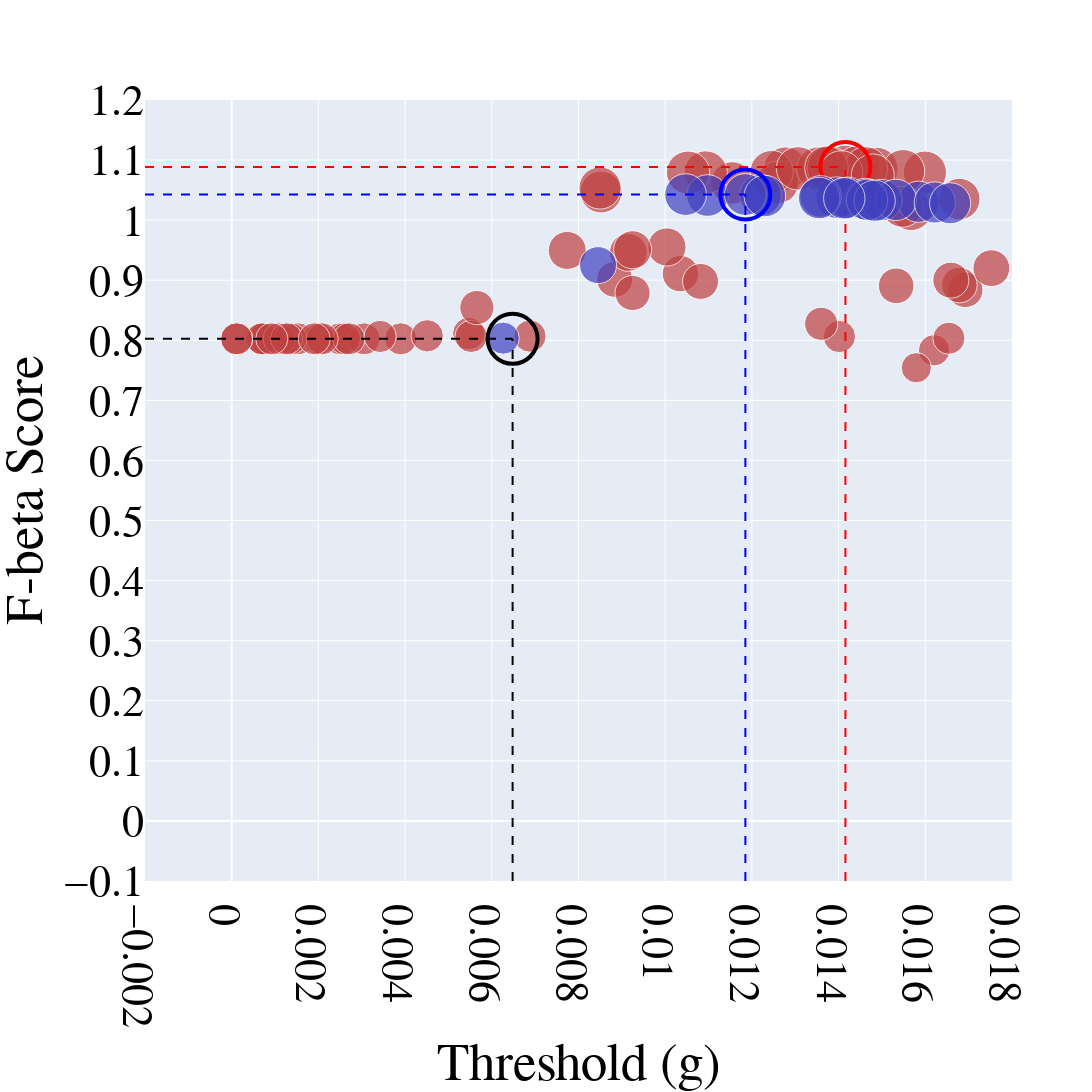

The notebook cell saved with this chart:
### Code cell
import plotly.graph_objects as go
import numpy as np

# Function to map a value in [1, 65] to a saturation percentage between 30% and 100%
def value_to_saturation(val, min_val=1, max_val=65, min_sat=0.5, max_sat=1.0, gamma=2):
    norm = (val - min_val) / (max_val - min_val)
    sat = min_sat + (norm ** gamma) * (max_sat - min_sat)
    return round(sat * 100, 1)

# For R_PRE (red)
colors_red = [f'hsl(0, {value_to_saturation(val)}%, 50%)' for val in R_PRE[:, 2]]
max_idx_pre = np.argmax(R_PRE[:, 2])

# For R_ONB (blue)
colors_blue = [f'hsl(240, {value_to_saturation(val)}%, 50%)' for val in R_ONB[:, 2]]
max_idx_onb = np.argmax(R_ONB[:, 2])

# Font customization variables
font_family = "Times New Roman"
font_size = 44
font_color = "black"

# Create figure object
fig = go.Figure()

# Add first dataset R_PRE (red)
fig.add_trace(go.Scatter(
    x=R_PRE[:, 0],
    y=R_PRE[:, 2],
    mode='markers',
    marker=dict(
        size=R_PRE[:, 2] * 40,
        color=colors_red
    ),
    name='R_PRE'
))

# Highlight maximum value in R_PRE with a red hollow circle and vertical/horizontal lines
fig.add_trace(go.Scatter(
    x=[R_PRE[max_idx_pre, 0]],
    y=[R_PRE[max_idx_pre, 2]],
    mode='markers',
    marker=dict(
        size=50,
        color='rgba(255, 0, 0, 0)',
        line=dict(color='red', width=4)
    ),
    name='Max R_PRE'
))

fig.add_trace(go.Scatter(
    x=[R_PRE[max_idx_pre, 0], R_PRE[max_idx_pre, 0]],
    y=[-0.1, R_PRE[max_idx_pre, 2]],
    mode='lines',
    line=dict(color='red', width=2, dash='dash'),
    showlegend=False
))

fig.add_trace(go.Scatter(
    x=[-0.002, R_PRE[max_idx_pre, 0]],
    y=[R_PRE[max_idx_pre, 2], R_PRE[max_idx_pre, 2]],
    mode='lines',
    line=dict(color='red', width=2, dash='dash'),
    showlegend=False
))

# Add second dataset R_ONB (blue)
fig.add_trace(go.Scatter(
    x=R_ONB[:, 0],
    y=R_ONB[:, 2],
    mode='markers',
    marker=dict(
        size=R_ONB[:, 2] * 40,
        color=colors_blue
    ),
    name='R_ONB'
))

# Highlight maximum value in R_ONB with a blue hollow circle and vertical/horizontal lines
fig.add_trace(go.Scatter(
    x=[R_ONB[max_idx_onb, 0]],
    y=[R_ONB[max_idx_onb, 2]],
    mode='markers',
    marker=dict(
        size=50,
        color='rgba(0, 0, 255, 0)',
        line=dict(color='blue', width=4)
    ),
    name='Max R_ONB'
))

fig.add_trace(go.Scatter(
    x=[R_ONB[max_idx_onb, 0], R_ONB[max_idx_onb, 0]],
    y=[-0.1, R_ONB[max_idx_onb, 2]],
    mode='lines',
    line=dict(color='blue', width=2, dash='dash'),
    showlegend=False
))

fig.add_trace(go.Scatter(
    x=[-0.002, R_ONB[max_idx_onb, 0]],
    y=[R_ONB[max_idx_onb, 2], R_ONB[max_idx_onb, 2]],
    mode='lines',
    line=dict(color='blue', width=2, dash='dash'),
    showlegend=False
))

# Add black hollow circle at (0.00648, 0.8025) with vertical and horizontal lines
fig.add_trace(go.Scatter(
    x=[0.00648],
    y=[0.8025],
    mode='markers',
    marker=dict(
        size=50,
        color='rgba(0, 0, 0, 0)',
        line=dict(color='black', width=4)
    ),
    name='Custom Point'
))

fig.add_trace(go.Scatter(
    x=[0.00648, 0.00648],
    y=[-0.1, 0.8025],
    mode='lines',
    line=dict(color='black', width=2, dash='dash'),
    showlegend=False
))

fig.add_trace(go.Scatter(
    x=[-0.002, 0.00648],
    y=[0.8025, 0.8025],
    mode='lines',
    line=dict(color='black', width=2, dash='dash'),
    showlegend=False
))

# Update overall layout
fig.update_layout(
    font=dict(
        family=font_family,
        size=font_size,
        color=font_color
    ),
    width=1600,
    height=1600,
    showlegend=False,
    xaxis_title="Threshold (g)",
    yaxis_title="F-beta Score"
)

fig.update_xaxes(
    range=[-0.002, 0.018],
    tick0=-0.002,       # Starting tick value on x-axis
    dtick=0.002,        # Interval between ticks on x-axis
    tickfont=dict(family=font_family, size=font_size, color=font_color)
)

fig.update_yaxes(
    range=[-0.1, 1.2],
    tick0=-0.1,         # Starting tick value on y-axis
    dtick=0.1,          # Interval between ticks on y-axis
    tickfont=dict(family=font_family, size=font_size, color=font_color)
)

fig.show()

### Figure 1 — Plotly figure (JSON) as saved in the notebook; plotly's stock layout.template omitted (floating-point values rounded to 4 significant figures)
{"data": [{"marker": {"color": ["hsl(0, 50.0%, 50%)", "hsl(0, 50.0%, 50%)", "hsl(0, 50.0%, 50%)", "hsl(0, 50.0%, 50%)", "hsl(0, 50.0%, 50%)", "hsl(0, 50.0%, 50%)", "hsl(0, 50.0%, 50%)", "hsl(0, 50.0%, 50%)", "hsl(0, 50.0%, 50%)", "hsl(0, 50.0%, 50%)", "hsl(0, 50.0%, 50%)", "hsl(0, 50.0%, 50%)", "hsl(0, 50.0%, 50%)", "hsl(0, 50.0%, 50%)", "hsl(0, 50.0%, 50%)", "hsl(0, 50.0%, 50%)", "hsl(0, 50.0%, 50%)", "hsl(0, 50.0%, 50%)", "hsl(0, 50.0%, 50%)", "hsl(0, 50.0%, 50%)", "hsl(0, 50.0%, 50%)", "hsl(0, 50.0%, 50%)", "hsl(0, 50.0%, 50%)", "hsl(0, 50.0%, 50%)", "hsl(0, 50.0%, 50%)", "hsl(0, 50.0%, 50%)", "hsl(0, 50.0%, 50%)", "hsl(0, 50.0%, 50%)", "hsl(0, 50.0%, 50%)", "hsl(0, 50.0%, 50%)", "hsl(0, 50.0%, 50%)", "hsl(0, 50.0%, 50%)", "hsl(0, 50.0%, 50%)", "hsl(0, 50.0%, 50%)", "hsl(0, 50.0%, 50%)", "hsl(0, 50.0%, 50%)", "hsl(0, 50.0%, 50%)", "hsl(0, 50.0%, 50%)", "hsl(0, 50.0%, 50%)", "hsl(0, 50.0%, 50%)", "hsl(0, 50.0%, 50%)", "hsl(0, 50.0%, 50%)", "hsl(0, 50.0%, 50%)", "hsl(0, 50.0%, 50%)", "hsl(0, 50.0%, 50%)", "hsl(0, 50.0%, 50%)", "hsl(0, 50.0%, 50%)", "hsl(0, 50.0%, 50%)", "hsl(0, 50.0%, 50%)", "hsl(0, 50.0%, 50%)", "hsl(0, 50.0%, 50%)", "hsl(0, 50.0%, 50%)", "hsl(0, 50.0%, 50%)", "hsl(0, 50.0%, 50%)", "hsl(0, 50.0%, 50%)", "hsl(0, 50.0%, 50%)", "hsl(0, 50.0%, 50%)", "hsl(0, 50.0%, 50%)", "hsl(0, 50.0%, 50%)", "hsl(0, 50.0%, 50%)", "hsl(0, 50.0%, 50%)", "hsl(0, 50.0%, 50%)", "hsl(0, 50.0%, 50%)", "hsl(0, 50.0%, 50%)", "hsl(0, 50.0%, 50%)"], "size": [41.87, 32.1, 36.44, 32.45, 42.48, 43.54, 35.36, 32.1, 43.17, 32.1, 32.1, 43.43, 31.34, 43.43, 30.17, 32.25, 41.41, 42.51, 32.1, 38.21, 43.2, 35.68, 32.1, 32.1, 32.1, 32.1, 32.1, 40.66, 32.14, 43.5, 42.14, 32.1, 32.28, 33.1, 43.41, 43.45, 32.1, 43.26, 36.06, 37.98, 43.49, 32.26, 37.85, 32.1, 35.92, 38.03, 32.1, 36.8, 40.89, 32.26, 43.45, 32.3, 43.49, 32.1, 43.18, 32.1, 34.18, 43.19, 42.98, 35.15, 36.0, 43.17, 35.63, 32.1, 32.1]}, "mode": "markers", "name": "R_PRE", "type": "scatter", "x": [0.00852, 0.002498, 0.01035, 0.00547, 0.01155, 0.01416, 0.01692, 0.003899, 0.01599, 0.003056, 0.0007887, 0.01277, 0.0162, 0.01353, 0.01579, 0.01402, 0.01679, 0.01259, 0.0006822, 0.01004, 0.01246, 0.01678, 0.0007037, 0.001525, 0.002606, 0.0001173, 0.002013, 0.01567, 0.01654, 0.01443, 0.008496, 0.002706, 0.006881, 0.0136, 0.01487, 0.01307, 0.001094, 0.01549, 0.008835, 0.00774, 0.01378, 0.003424, 0.00915, 0.0001138, 0.01082, 0.009248, 0.001361, 0.01752, 0.01547, 0.005522, 0.01463, 0.00451, 0.01372, 0.002087, 0.01094, 0.001265, 0.005656, 0.01406, 0.01479, 0.009247, 0.01659, 0.01053, 0.01533, 0.0009245, 0.001904], "y": [1.047, 0.8025, 0.911, 0.8113, 1.062, 1.089, 0.8839, 0.8025, 1.079, 0.8025, 0.8025, 1.086, 0.7834, 1.086, 0.7543, 0.8063, 1.035, 1.063, 0.8025, 0.9553, 1.08, 0.892, 0.8025, 0.8025, 0.8025, 0.8025, 0.8025, 1.016, 0.8035, 1.088, 1.053, 0.8025, 0.807, 0.8275, 1.085, 1.086, 0.8025, 1.081, 0.9016, 0.9496, 1.087, 0.8065, 0.9463, 0.8025, 0.898, 0.9508, 0.8025, 0.9201, 1.022, 0.8064, 1.086, 0.8075, 1.087, 0.8025, 1.079, 0.8025, 0.8545, 1.08, 1.074, 0.8787, 0.9001, 1.079, 0.8907, 0.8025, 0.8025]}, {"marker": {"color": "rgba(255, 0, 0, 0)", "line": {"color": "red", "width": 4}, "size": 50}, "mode": "markers", "name": "Max R_PRE", "type": "scatter", "x": [0.01416], "y": [1.089]}, {"line": {"color": "red", "dash": "dash", "width": 2}, "mode": "lines", "showlegend": false, "type": "scatter", "x": [0.01416, 0.01416], "y": [-0.1, 1.089]}, {"line": {"color": "red", "dash": "dash", "width": 2}, "mode": "lines", "showlegend": false, "type": "scatter", "x": [-0.002, 0.01416], "y": [1.089, 1.089]}, {"marker": {"color": ["hsl(240, 50.0%, 50%)", "hsl(240, 50.0%, 50%)", "hsl(240, 50.0%, 50%)", "hsl(240, 50.0%, 50%)", "hsl(240, 50.0%, 50%)", "hsl(240, 50.0%, 50%)", "hsl(240, 50.0%, 50%)", "hsl(240, 50.0%, 50%)", "hsl(240, 50.0%, 50%)", "hsl(240, 50.0%, 50%)", "hsl(240, 50.0%, 50%)", "hsl(240, 50.0%, 50%)", "hsl(240, 50.0%, 50%)", "hsl(240, 50.0%, 50%)", "hsl(240, 50.0%, 50%)", "hsl(240, 50.0%, 50%)", "hsl(240, 50.0%, 50%)", "hsl(240, 50.0%, 50%)", "hsl(240, 50.0%, 50%)", "hsl(240, 50.0%, 50%)"], "size": [41.5, 41.41, 41.49, 41.66, 41.64, 41.23, 41.34, 41.7, 41.71, 41.35, 37.01, 41.58, 32.14, 41.47, 41.6, 41.18, 41.35, 41.3, 41.12, 41.46]}, "mode": "markers", "name": "R_ONB", "type": "scatter", "x": [0.01396, 0.01462, 0.0142, 0.0122, 0.01098, 0.01584, 0.01499, 0.01047, 0.01185, 0.01532, 0.008451, 0.01358, 0.006263, 0.01355, 0.0123, 0.01622, 0.01466, 0.01483, 0.01657, 0.01413], "y": [1.037, 1.035, 1.037, 1.041, 1.041, 1.031, 1.033, 1.043, 1.043, 1.034, 0.9251, 1.039, 0.8036, 1.037, 1.04, 1.029, 1.034, 1.032, 1.028, 1.036]}, {"marker": {"color": "rgba(0, 0, 255, 0)", "line": {"color": "blue", "width": 4}, "size": 50}, "mode": "markers", "name": "Max R_ONB", "type": "scatter", "x": [0.01185], "y": [1.043]}, {"line": {"color": "blue", "dash": "dash", "width": 2}, "mode": "lines", "showlegend": false, "type": "scatter", "x": [0.01185, 0.01185], "y": [-0.1, 1.043]}, {"line": {"color": "blue", "dash": "dash", "width": 2}, "mode": "lines", "showlegend": false, "type": "scatter", "x": [-0.002, 0.01185], "y": [1.043, 1.043]}, {"marker": {"color": "rgba(0, 0, 0, 0)", "line": {"color": "black", "width": 4}, "size": 50}, "mode": "markers", "name": "Custom Point", "type": "scatter", "x": [0.00648], "y": [0.8025]}, {"line": {"color": "black", "dash": "dash", "width": 2}, "mode": "lines", "showlegend": false, "type": "scatter", "x": [0.00648, 0.00648], "y": [-0.1, 0.8025]}, {"line": {"color": "black", "dash": "dash", "width": 2}, "mode": "lines", "showlegend": false, "type": "scatter", "x": [-0.002, 0.00648], "y": [0.8025, 0.8025]}], "layout": {"font": {"color": "black", "family": "Times New Roman", "size": 44}, "height": 1600, "showlegend": false, "width": 1600, "xaxis": {"dtick": 0.002, "range": [-0.002, 0.018], "tick0": -0.002, "tickfont": {"color": "black", "family": "Times New Roman", "size": 44}, "title": {"text": "Threshold (g)"}}, "yaxis": {"dtick": 0.1, "range": [-0.1, 1.2], "tick0": -0.1, "tickfont": {"color": "black", "family": "Times New Roman", "size": 44}, "title": {"text": "F-beta Score"}}}}
